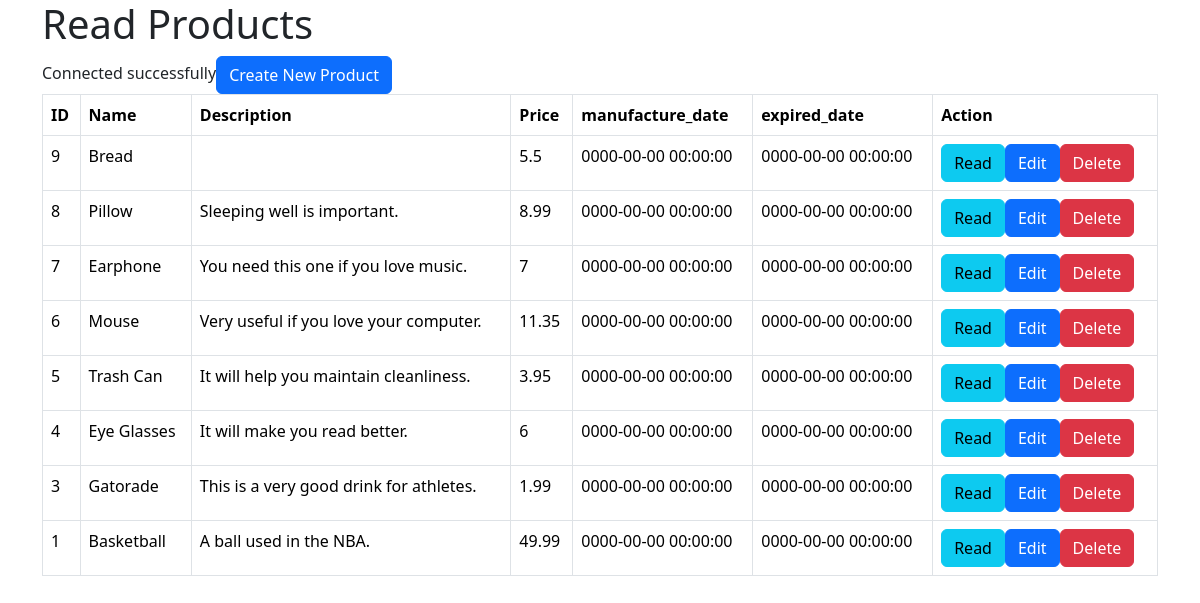
The page /product_listing.php on the database as committed earlier.
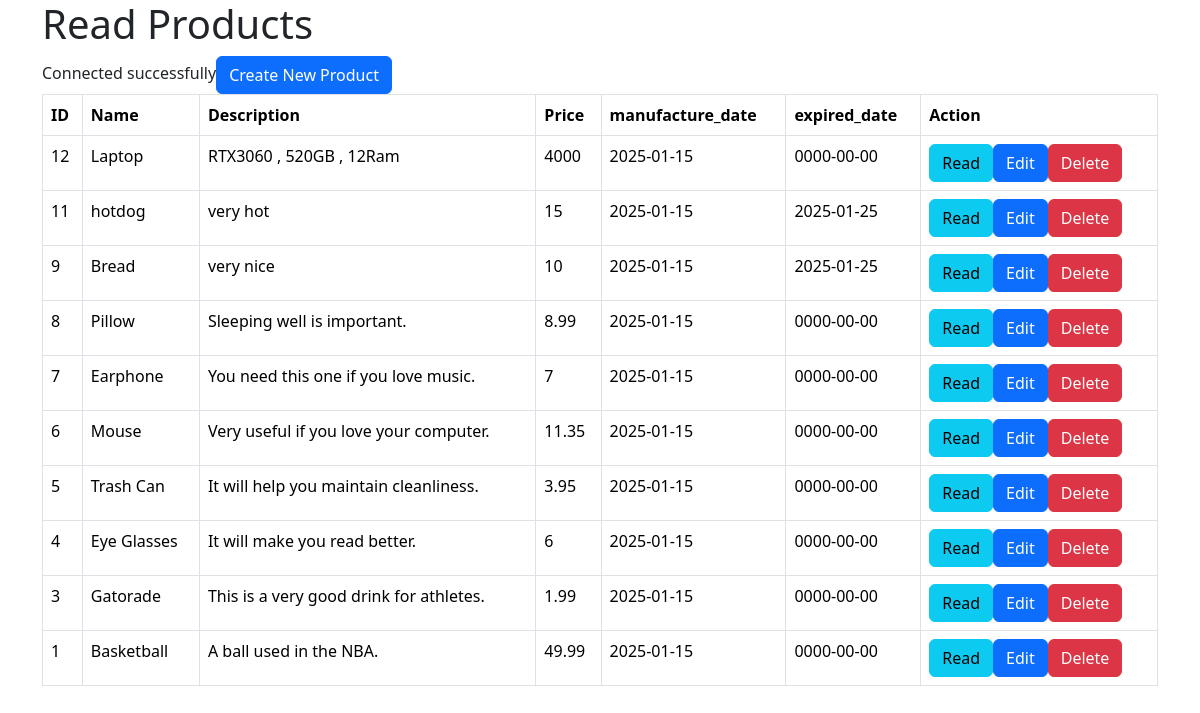
The same page on the database as committed later.
### tables this page shows
CREATE TABLE IF NOT EXISTS `products` (
  `id` int NOT NULL AUTO_INCREMENT,
  `name` varchar(128) NOT NULL,
  `description` text NOT NULL,
  `price` double NOT NULL,
  `promotion_price` double NOT NULL,
  `manufacture_date` date NOT NULL,
  `expired_date` date NOT NULL,
  `created` date DEFAULT NULL,
  PRIMARY KEY (`id`)
);

### product_listing.php (the view, shortened to what this page needs)
<!DOCTYPE HTML>
<html>
<head>
    <link href="https://cdn.jsdelivr.net/npm/bootstrap@5.3.3/dist/css/bootstrap.min.css" rel="stylesheet">
</head>
<body>
    <div class="container">
        <div class="page-header">
            <h1>Read Products</h1>
        </div>
        <?php
        include 'config/database.php';
        $query = "SELECT id, name, description, price ,expired_date, manufacture_date FROM products ORDER BY id DESC";
        $stmt = $con->prepare($query);
        $stmt->execute();
        $num = $stmt->rowCount();
        echo "<a href='product_create.php' class='btn btn-primary m-b-1em'>Create New Product</a>";
        if ($num > 0) {
            echo "<table class='table table-hover table-responsive table-bordered'>";
            echo "<tr>";
            echo "<th>ID</th>";
            echo "<th>Name</th>";
            echo "<th>Description</th>";
            echo "<th>Price</th>";
            echo "<th>manufacture_date</th>";
            echo "<th>expired_date</th>";
            echo "<th>Action</th>";
            echo "</tr>";
            while ($row = $stmt->fetch(PDO::FETCH_ASSOC)) {
                extract($row);
                echo "<tr>";
                echo "<td>" . htmlspecialchars($id, ENT_QUOTES) . "</td>";
                echo "<td>" . htmlspecialchars($name, ENT_QUOTES) . "</td>";
                echo "<td>" . htmlspecialchars($description, ENT_QUOTES) . "</td>";
                echo "<td>" . htmlspecialchars($price, ENT_QUOTES) . "</td>";
                echo "<td>" . htmlspecialchars($manufacture_date, ENT_QUOTES) . "</td>";
                echo "<td>" . htmlspecialchars($expired_date, ENT_QUOTES) . "</td>";
                echo "<td>";
                echo "<a href='product_details?id={$id}' class='btn btn-info m-r-1em'>Read</a>";
                echo "<a href='product_update.php?id={$id}' class='btn btn-primary m-r-1em'>Edit</a>";
                echo "<a href='delete.php?delete_id={$id}' class='btn btn-danger'>Delete</a>";
                echo "</td>";
                echo "</tr>";
            }
            echo "</table>";
        } else {
            echo "<div class='alert alert-danger'>No records found.</div>";
        }
        ?>
    </div>
</body>
</html>

### config/database.php (shortened to what this page needs)
<?php
try {
    echo "Connected successfully";
} catch (PDOException $exception) {
    echo "Connection error: " . $exception->getMessage();
}

Rows that differ between the two databases and show on the page:
added products: id "12", name "Laptop", description "RTX3060 , 520GB , 12Ram", price "4000", manufacture_date "2025-01-15", expired_date "0000-00-00"
added products: id "11", name "hotdog", description "very hot", price "15", manufacture_date "2025-01-15", expired_date "2025-01-25"
changed products "Bread": description (not shown) → "very nice"; price "5.5" → "10"; manufacture_date "0000-00-00 00:00:00" → "2025-01-15"; expired_date "0000-00-00 00:00:00" → "2025-01-25"
changed products "Pillow": manufacture_date "0000-00-00 00:00:00" → "2025-01-15"; expired_date "0000-00-00 00:00:00" → "0000-00-00"
changed products "Earphone": manufacture_date "0000-00-00 00:00:00" → "2025-01-15"; expired_date "0000-00-00 00:00:00" → "0000-00-00"
changed products "Mouse": manufacture_date "0000-00-00 00:00:00" → "2025-01-15"; expired_date "0000-00-00 00:00:00" → "0000-00-00"
changed products "Trash Can": manufacture_date "0000-00-00 00:00:00" → "2025-01-15"; expired_date "0000-00-00 00:00:00" → "0000-00-00"
changed products "Eye Glasses": manufacture_date "0000-00-00 00:00:00" → "2025-01-15"; expired_date "0000-00-00 00:00:00" → "0000-00-00"
changed products "Gatorade": manufacture_date "0000-00-00 00:00:00" → "2025-01-15"; expired_date "0000-00-00 00:00:00" → "0000-00-00"
changed products "Basketball": manufacture_date "0000-00-00 00:00:00" → "2025-01-15"; expired_date "0000-00-00 00:00:00" → "0000-00-00"
